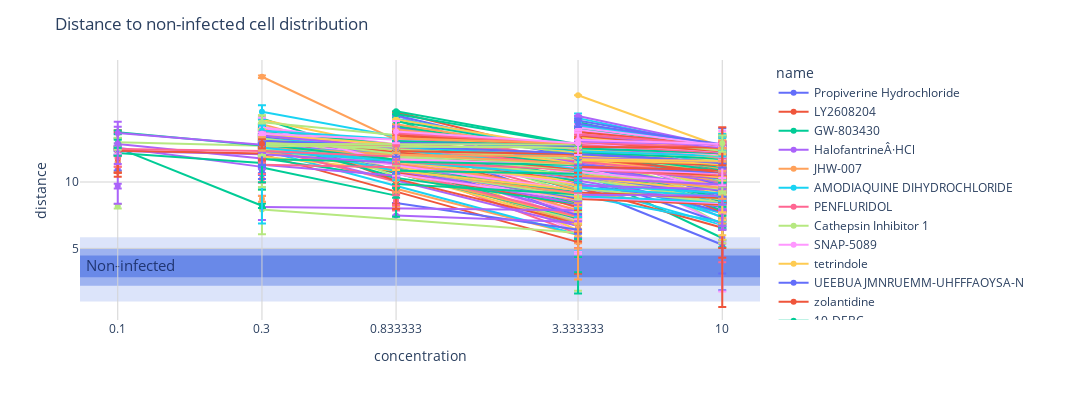

Notebook code for this chart:
### Code cell
plot_compounds_interactive(selected)
